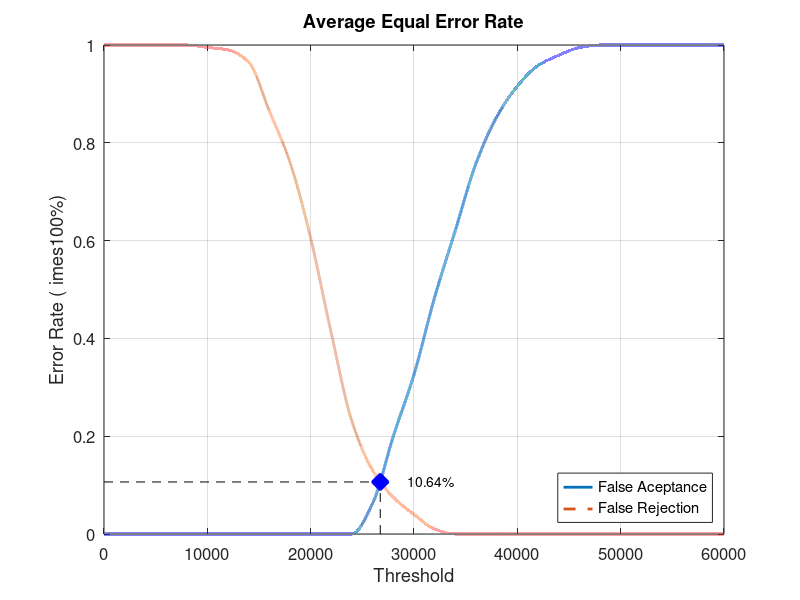
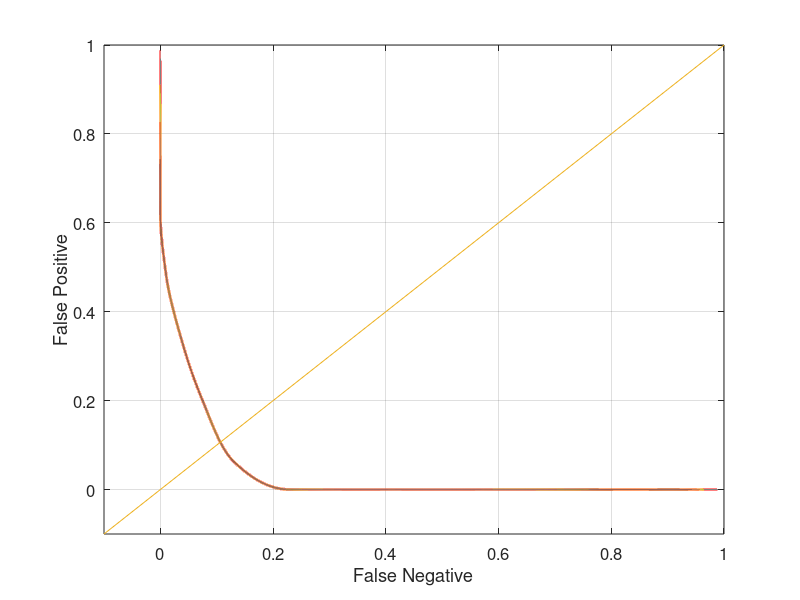

MATLAB code for these plots, in order:
close all;
clear;
clc;
x = 0:2000:60000;
xq = 0:0.5:60000;

y0 = [0 0 0 0 0 0 0 0 0 0 0 0 0 0.0631579 0.2 0.326316 0.484211 0.621053 0.757895 0.852632 0.915789 0.957895 0.978947 0.994737 1 1 1 1 1 1 1]
yy0 = interp1(x, y0, xq, 'pchip');
y1 = [1 1 1 1 1 0.995 0.99 0.965 0.865 0.76 0.605 0.41 0.23 0.13 0.075 0.04 0.01 0 0 0 0 0 0 0 0 0 0 0 0 0 0]
yy1 = interp1(x, y1, xq, 'pchip');

% Calculating EER: 
y2 = abs(y0 - y1);
find(y2 == min(y2))
yy2 = abs(yy0 - yy1);
xEER = find(yy2 == min(yy2));
xEERIndex = xq(xEER) % X-axis EER
yEER = yy0(xEER) % Y-axis EER

main = figure
plot(xq, yy0,'-','LineWidth', 2);	hold on
plot(xq, yy1,'--','LineWidth', 2);	hold on
plot([xEERIndex xEERIndex], [0 yEER], 'k--');	hold on
plot([0 xEERIndex], [yEER yEER], 'k--');	hold on
plot(xEERIndex, yEER, 'bx', 'LineWidth', 10);	hold on
text(xEERIndex + 10 * xEERIndex / 100, yEER, [num2str(round((10000 * yEER)) / 100) '%'])
legend('False Aceptance', 'False Rejection', 'Location', 'SouthEast')
xlabel('Threshold')
ylabel('Error Rate (	imes100%)')
title('Average Equal Error Rate')
set(gca, 'FontSize', 12)
axis([0 60000 0 1])
grid on

print(main, 'Database5_3Main', '-dpng');
FNRxFPR = figure('Color', [1 1 1]);
plot(yy1, yy0, '-', yy1, yy0, 'LineWidth', 2);
hold on
y = -0.1:0.1:1
plot(y, y); 
set(gca, 'FontSize', 12)
xlabel('False Negative')
ylabel('False Positive')
axis([-0.1 1 -0.1 1])
set(gca, 'FontSize', 12)
grid on

print(FNRxFPR, 'Database5_3FNRxFPR','-dpng');
